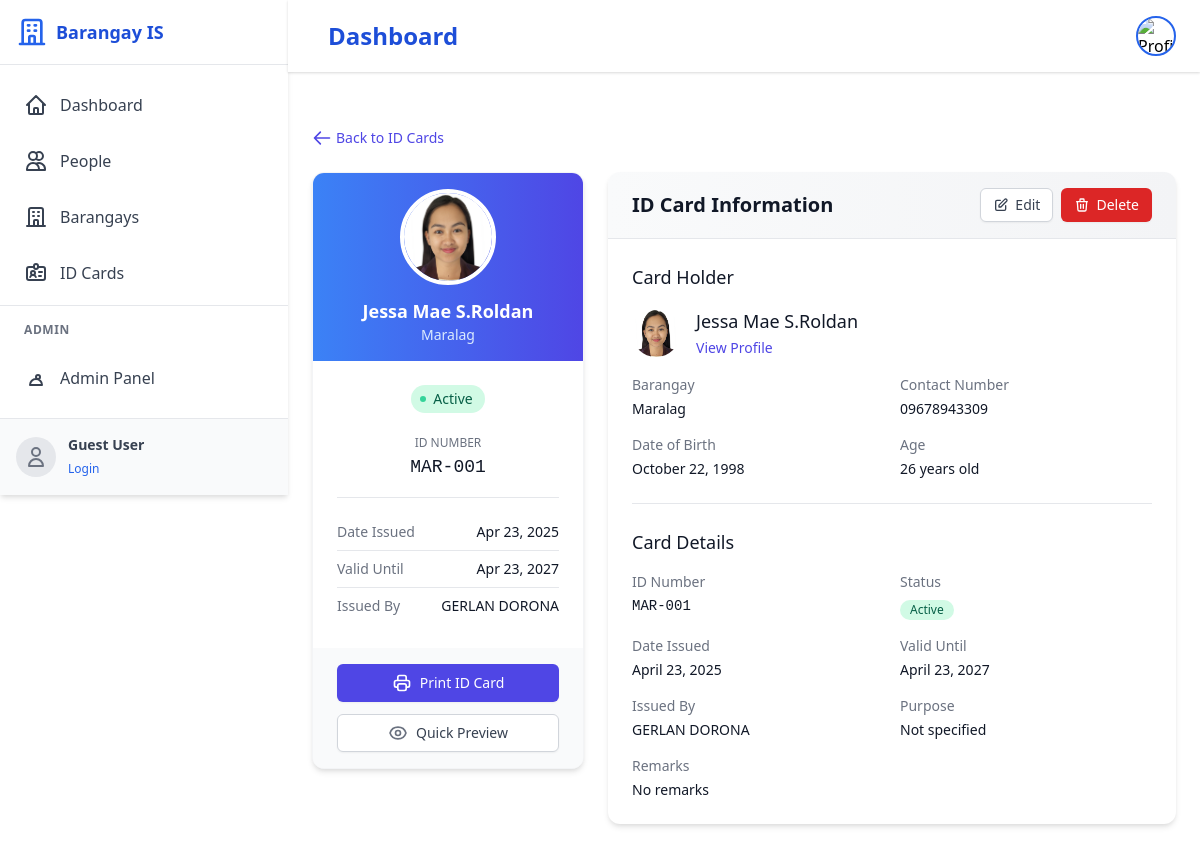
The app's page /dashboard/id-cards/2/ with its own data.
### core/models.py (models this page shows, shortened)
class IdentificationCard(models.Model):
    person = models.ForeignKey(Person, on_delete=models.CASCADE, related_name='id_cards')
    id_number = models.CharField(max_length=50, unique=True)
    date_issued = models.DateField()
    valid_until = models.DateField()
    is_active = models.BooleanField(default=True)
    issued_by = models.CharField(max_length=255)
    purpose = models.CharField(max_length=255, blank=True)
    remarks = models.TextField(blank=True)
    class Meta:
        verbose_name_plural = 'Identification Cards'

class Person(models.Model):
    GENDER_CHOICES = [
        ('M', 'Male'),
        ('F', 'Female'),
        ('O', 'Other'),
    ]
    CIVIL_STATUS_CHOICES = [
        ('S', 'Single'),
        ('M', 'Married'),
        ('W', 'Widowed'),
        ('D', 'Divorced'),
        ('SP', 'Separated'),
        ('L', 'Live-in'),
    ]
    id = models.UUIDField(primary_key=True, default=uuid.uuid4, editable=False)
    barangay = models.ForeignKey(Barangay, on_delete=models.CASCADE, related_name='residents')
    user = models.OneToOneField(User, on_delete=models.SET_NULL, null=True, blank=True, related_name='profile')
    last_name = models.CharField(max_length=100)
    first_name = models.CharField(max_length=100)
    middle_name = models.CharField(max_length=100, blank=True)
    suffix = models.CharField(max_length=10, blank=True, help_text='Jr., Sr., III, etc.')
    profile_picture = models.ImageField(upload_to='profile_pictures/', null=True, blank=True, help_text='Profile picture of the person')
    date_of_birth = models.DateField()
    place_of_birth = models.CharField(max_length=255)
    age = models.PositiveIntegerField(null=True, blank=True, editable=False)
    gender = models.CharField(max_length=1, choices=GENDER_CHOICES)
    civil_status = models.CharField(max_length=2, choices=CIVIL_STATUS_CHOICES)
    religion = models.CharField(max_length=100, blank=True)
    phone_regex = RegexValidator(regex=r'^\+?1?\d{9,15}$', message="Phone number must be entered in the format: '+999999999'. Up to 15 digits allowed.")
    contact_number = models.CharField(validators=[phone_regex], max_length=17, blank=True)
    address_line1 = models.CharField(max_length=255, help_text='House/Lot/Unit No., Building Name, Block, Street')
    address_line2 = models.CharField(max_length=255, blank=True, help_text='Subdivision, Village, Zone, Sitio, Purok')
    postal_code = models.CharField(max_length=10)
    is_active = models.BooleanField(default=True)
    class Meta:
        ordering = ['last_name', 'first_name']
        verbose_name_plural = 'People'
        indexes = [
            models.Index(fields=['last_name', 'first_name']),
            models.Index(fields=['date_of_birth']),
            models.Index(fields=['barangay']),
        ]
    def full_name(self):
        if self.middle_name:
            middle_initial = f" {self.middle_name[0]}."
        else:
            middle_initial = " "
        full_name = f"{self.first_name}{middle_initial}{self.last_name}"
        if self.suffix:
            full_name = f"{full_name}, {self.suffix}"
        return full_name

class Barangay(models.Model):
    name = models.CharField(max_length=100)
    municipality = models.CharField(max_length=100)
    province = models.CharField(max_length=100)
    zip_code = models.CharField(max_length=10)
    class Meta:
        verbose_name_plural = 'Barangays'

### core/views.py (the view)
# urls.py: path('dashboard/id-cards/<int:pk>/', id_card_detail, name='id_card_detail'),
def id_card_detail(request, pk):
    id_card = get_object_or_404(IdentificationCard, pk=pk)
    return render(request, 'dashboard/id_card_detail.html', {
        'id_card': id_card
    })

### templates/dashboard/id_card_detail.html (shortened to what this page needs)
{% extends 'base.html' %}
{% block content %}
<div class="container max-w-4xl mx-auto py-8">
    <div class="flex items-center mb-6">
        <a href="{% url 'id_cards' %}" class="inline-flex items-center text-sm text-indigo-600 hover:text-indigo-900">
            <svg xmlns="http://www.w3.org/2000/svg" class="h-5 w-5 mr-1" fill="none" viewBox="0 0 24 24" stroke="currentColor">
                <path stroke-linecap="round" stroke-linejoin="round" stroke-width="2" d="M10 19l-7-7m0 0l7-7m-7 7h18" />
            </svg>
            Back to ID Cards
        </a>
    </div>
    <div class="grid grid-cols-1 md:grid-cols-3 gap-6">
        <div class="md:col-span-1">
            <div class="bg-white rounded-xl shadow-md overflow-hidden border border-gray-100">
                <div class="bg-gradient-to-r from-blue-500 to-indigo-600 px-6 py-4 text-center">
                    <div class="flex justify-center">
                        {% if id_card.person.profile_picture %}
                            <img class="h-24 w-24 rounded-full object-cover border-4 border-white" src="{{ id_card.person.profile_picture.url }}" alt="{{ id_card.person.full_name }}">
                        {% else %}
                            <div class="h-24 w-24 rounded-full bg-white flex items-center justify-center border-4 border-white">
                                <span class="text-2xl font-bold text-blue-700">{{ id_card.person.first_name.0 }}{{ id_card.person.last_name.0 }}</span>
                            </div>
                        {% endif %}
                    </div>
                    <div class="mt-3 text-white">
                        <h3 class="text-lg font-bold">{{ id_card.person.full_name }}</h3>
                        <p class="text-blue-100 text-sm">{{ id_card.person.barangay.name }}</p>
                    </div>
                </div>
                <div class="p-6">
                    <div class="mb-4">
                        <div class="text-center mb-4">
                            <span class="inline-flex items-center px-3 py-1 rounded-full text-sm font-medium {% if id_card.is_active %}bg-green-100 text-green-800{% else %}bg-red-100 text-red-800{% endif %}">
                                {% if id_card.is_active %}
                                    <svg class="-ml-1 mr-1.5 h-2 w-2 text-green-400" fill="currentColor" viewBox="0 0 8 8">
                                        <circle cx="4" cy="4" r="3" />
                                    </svg>
                                    Active
                                {% else %}
                                    <svg class="-ml-1 mr-1.5 h-2 w-2 text-red-400" fill="currentColor" viewBox="0 0 8 8">
                                        <circle cx="4" cy="4" r="3" />
                                    </svg>
                                    Expired
                                {% endif %}
                            </span>
                        </div>
                        <div class="text-center mb-2">
                            <span class="text-xs text-gray-500">ID NUMBER</span>
                            <div class="text-lg font-mono font-medium text-gray-900">{{ id_card.id_number }}</div>
                        </div>
                    </div>
                    <div class="border-t border-gray-200 pt-4">
                        <dl class="divide-y divide-gray-200">
                            <div class="py-2 flex justify-between">
                                <dt class="text-sm font-medium text-gray-500">Date Issued</dt>
                                <dd class="text-sm text-gray-900">{{ id_card.date_issued|date:"M d, Y" }}</dd>
                            </div>
                            <div class="py-2 flex justify-between">
                                <dt class="text-sm font-medium text-gray-500">Valid Until</dt>
                                <dd class="text-sm text-gray-900">{{ id_card.valid_until|date:"M d, Y" }}</dd>
                            </div>
                            <div class="py-2 flex justify-between">
                                <dt class="text-sm font-medium text-gray-500">Issued By</dt>
                                <dd class="text-sm text-gray-900">{{ id_card.issued_by }}</dd>
                            </div>
                        </dl>
                    </div>
                </div>
                <div class="bg-gray-50 px-6 py-4 space-y-3">
                    <a href="{% url 'id_card_direct_print' id_card.pk %}" class="w-full inline-flex justify-center items-center px-4 py-2 border border-transparent text-sm font-medium rounded-md shadow-sm text-white bg-indigo-600 hover:bg-indigo-700 focus:outline-none focus:ring-2 focus:ring-offset-2 focus:ring-indigo-500">
                        Print ID Card
                    </a>
                    <button type="button" onclick="openPrintModal('{{ id_card.pk }}')" class="w-full inline-flex justify-center items-center px-4 py-2 border border-gray-300 text-sm font-medium rounded-md shadow-sm text-gray-700 bg-white hover:bg-gray-50 focus:outline-none focus:ring-2 focus:ring-offset-2 focus:ring-indigo-500">
                        Quick Preview
                    </button>
                </div>
            </div>
        </div>
        <div class="md:col-span-2">
            <div class="bg-white rounded-xl shadow-md overflow-hidden">
                <div class="px-6 py-4 bg-gradient-to-r from-gray-50 to-gray-100 border-b border-gray-200">
                    <div class="flex justify-between items-center">
                        <h2 class="text-xl font-semibold text-gray-900">ID Card Information</h2>
                        <div class="flex space-x-2">
                            <a href="{% url 'id_card_update' id_card.pk %}" class="inline-flex items-center px-3 py-1.5 border border-gray-300 shadow-sm text-sm font-medium rounded-md text-gray-700 bg-white hover:bg-gray-50 focus:outline-none focus:ring-2 focus:ring-offset-2 focus:ring-indigo-500">
                                <svg xmlns="http://www.w3.org/2000/svg" class="h-4 w-4 mr-1.5" fill="none" viewBox="0 0 24 24" stroke="currentColor">
                                    <path stroke-linecap="round" stroke-linejoin="round" stroke-width="2" d="M11 5H6a2 2 0 00-2 2v11a2 2 0 002 2h11a2 2 0 002-2v-5m-1.414-9.414a2 2 0 112.828 2.828L11.828 15H9v-2.828l8.586-8.586z" />
                                </svg>
                                Edit
                            </a>
                            <a href="{% url 'id_card_delete' id_card.pk %}" class="inline-flex items-center px-3 py-1.5 border border-transparent shadow-sm text-sm font-medium rounded-md text-white bg-red-600 hover:bg-red-700 focus:outline-none focus:ring-2 focus:ring-offset-2 focus:ring-red-500">
                                Delete
                            </a>
                        </div>
                    </div>
                </div>
                <div class="p-6">
                    <div class="mb-6">
                        <h3 class="text-lg font-medium text-gray-900 mb-4">Card Holder</h3>
                        <div class="flex items-center mb-4">
                            <div class="flex-shrink-0">
                                {% if id_card.person.profile_picture %}
                                    <img class="h-12 w-12 rounded-full" src="{{ id_card.person.profile_picture.url }}" alt="{{ id_card.person.full_name }}">
                                {% else %}
                                    <div class="h-12 w-12 rounded-full bg-indigo-100 flex items-center justify-center">
                                        <span class="text-lg font-medium text-indigo-700">{{ id_card.person.first_name.0 }}{{ id_card.person.last_name.0 }}</span>
                                    </div>
                                {% endif %}
                            </div>
                            <div class="ml-4">
                                <h4 class="text-lg font-medium text-gray-900">{{ id_card.person.full_name }}</h4>
                                <a href="{% url 'person_detail' id_card.person.pk %}" class="text-sm text-indigo-600 hover:text-indigo-900">View Profile</a>
                            </div>
                        </div>
                        <div class="grid grid-cols-1 md:grid-cols-2 gap-4">
                            <div>
                                <div class="text-sm font-medium text-gray-500">Barangay</div>
                                <div class="mt-1 text-sm text-gray-900">{{ id_card.person.barangay.name }}</div>
                            </div>
                            <div>
                                <div class="text-sm font-medium text-gray-500">Contact Number</div>
                                <div class="mt-1 text-sm text-gray-900">{{ id_card.person.contact_number|default:"Not provided" }}</div>
                            </div>
                            <div>
                                <div class="text-sm font-medium text-gray-500">Date of Birth</div>
                                <div class="mt-1 text-sm text-gray-900">{{ id_card.person.date_of_birth|date:"F d, Y" }}</div>
                            </div>
                            <div>
                                <div class="text-sm font-medium text-gray-500">Age</div>
                                <div class="mt-1 text-sm text-gray-900">{{ id_card.person.age }} years old</div>
                            </div>
                        </div>
                    </div>
                    <div class="border-t border-gray-200 pt-6">
                        <h3 class="text-lg font-medium text-gray-900 mb-4">Card Details</h3>
                        <div class="grid grid-cols-1 md:grid-cols-2 gap-4">
                            <div>
                                <div class="text-sm font-medium text-gray-500">ID Number</div>
                                <div class="mt-1 text-sm font-mono text-gray-900">{{ id_card.id_number }}</div>
                            </div>
                            <div>
                                <div class="text-sm font-medium text-gray-500">Status</div>
                                <div class="mt-1">
                                    <span class="inline-flex items-center px-2.5 py-0.5 rounded-full text-xs font-medium {% if id_card.is_active %}bg-green-100 text-green-800{% else %}bg-red-100 text-red-800{% endif %}">
                                        {% if id_card.is_active %}Active{% else %}Expired{% endif %}
                                    </span>
                                </div>
                            </div>
                            <div>
                                <div class="text-sm font-medium text-gray-500">Date Issued</div>
                                <div class="mt-1 text-sm text-gray-900">{{ id_card.date_issued|date:"F d, Y" }}</div>
                            </div>
                            <div>
                                <div class="text-sm font-medium text-gray-500">Valid Until</div>
                                <div class="mt-1 text-sm text-gray-900">{{ id_card.valid_until|date:"F d, Y" }}</div>
                            </div>
                            <div>
                                <div class="text-sm font-medium text-gray-500">Issued By</div>
                                <div class="mt-1 text-sm text-gray-900">{{ id_card.issued_by }}</div>
                            </div>
                            <div>
                                <div class="text-sm font-medium text-gray-500">Purpose</div>
                                <div class="mt-1 text-sm text-gray-900">{{ id_card.purpose|default:"Not specified" }}</div>
                            </div>
                            <div class="md:col-span-2">
                                <div class="text-sm font-medium text-gray-500">Remarks</div>
                                <div class="mt-1 text-sm text-gray-900">{{ id_card.remarks|default:"No remarks" }}</div>
                            </div>
                        </div>
                    </div>
                </div>
            </div>
        </div>
    </div>
</div>
{% endblock %}

### records on screen
IdentificationCard: person.profile_picture (picture), person.full_name "Jessa Mae S.Roldan", person.barangay.name "Maralag", id_number "MAR-001", date_issued "Apr 23, 2025", valid_until "Apr 23, 2027", issued_by "GERLAN DORONA", person.contact_number "09678943309", person.date_of_birth "October 22, 1998", person.age "26", date_issued "April 23, 2025", valid_until "April 23, 2027", purpose "Not specified", remarks "No remarks"
